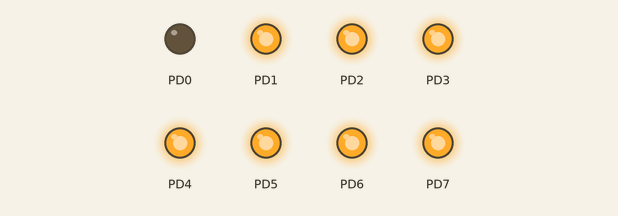
Bench run of a program on a simulated ATmega128, built with avr-gcc and emulated at 16 MHz. Parts: output pins drawn as LEDs (lit = HIGH).

Above: at 0.2 s.
At 1.2 s:
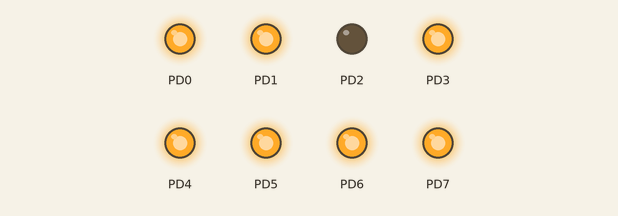
At 2.2 s:
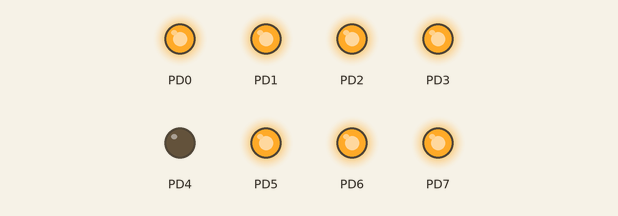
At 4.7 s:
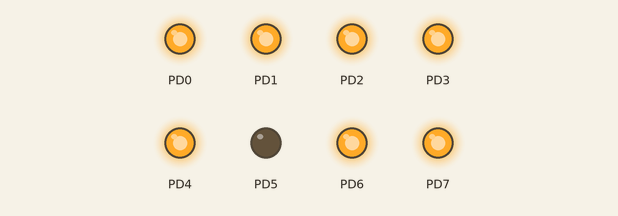
At 7.2 s:
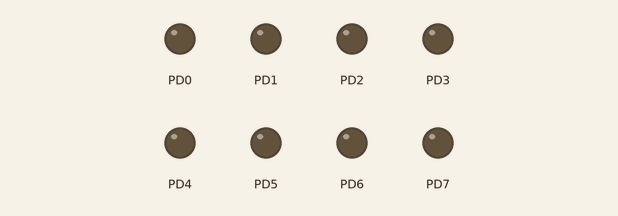
At 9.7 s:
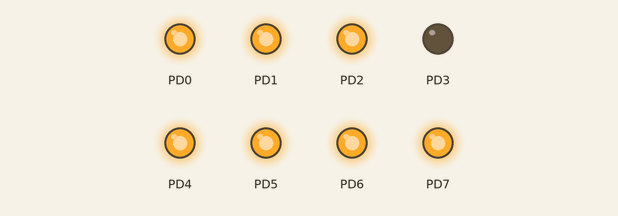
Timing chart, 0 to 10.4 s (numbered marks = the images above):
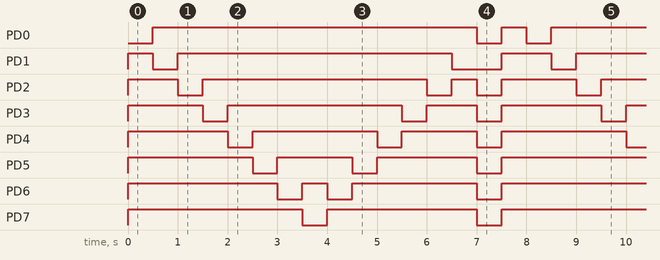

Measured:
- by itself, PD0: repeats every 8.0 s: LOW 0.50 s, HIGH 0.50 s, LOW 0.50 s, HIGH 6.5 s
- by itself, PD1: repeats every 8.0 s: LOW 0.50 s, HIGH 5.5 s, LOW 1.0 s, HIGH 1.0 s
- by itself, PD2: repeats every 8.0 s: LOW 0.50 s, HIGH 4.5 s, LOW 0.50 s, HIGH 0.50 s, LOW 0.50 s, HIGH 1.5 s
- by itself, PD3: repeats every 8.0 s: LOW 0.50 s, HIGH 3.5 s, LOW 0.50 s, HIGH 1.0 s, LOW 0.50 s, HIGH 2.0 s
- by itself, PD4: repeats every 8.0 s: LOW 0.50 s, HIGH 2.5 s, LOW 0.50 s, HIGH 1.5 s, LOW 0.50 s, HIGH 2.5 s
- by itself, PD5: repeats every 8.0 s: LOW 0.50 s, HIGH 1.5 s, LOW 0.50 s, HIGH 2.0 s, LOW 0.50 s, HIGH 3.0 s
- by itself, PD6: repeats every 8.0 s: LOW 0.50 s, HIGH 0.50 s, LOW 0.50 s, HIGH 2.5 s, LOW 0.50 s, HIGH 3.5 s
- by itself, PD7: repeats every 8.0 s: LOW 0.50 s, HIGH 3.0 s, LOW 0.50 s, HIGH 4.0 s

The program:

main.cpp
```cpp
/*
 * LED_OnOff_.cpp
 *
 * Created: 2018-05-02 오전 11:41:21
 * Author : stc_166
 */
/*
 * LED_ONOFF.cpp
 *
 * Created: 2018-05-02 오전 10:51:56
 * Author : stc_166
 */

#define F_CPU 16000000UL
#include <avr/io.h>
#include <util/delay.h>


int main(void)
{
	DDRD = 0xff;
	PORTD = 0xff;


    /* Replace with your application code */
    while (1)
    {

		for (int i=0; i<7; i++)
		{
			PORTD = ~(1 << i);
			_delay_ms(500);
		}
		for (int i=0; i<7; i++)
		{
			PORTD = ~(0x80 >> i);
			_delay_ms(500);
		}
		PORTD = 0x00;
		_delay_ms(500);
		PORTD = 0xff;
		_delay_ms(500);
    }
}
```
